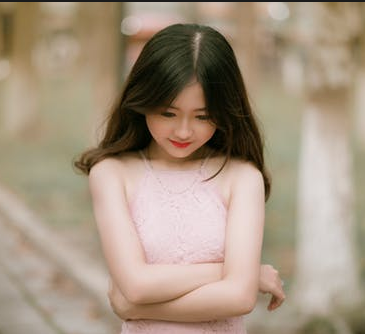
//> input picture opencv/learnOpencv/images/test.png, 365 x 334 px
$ ./032-Robert算子与Prewitt算子   (built with g++ and OpenCV 4)
//> lines starting //> are read from the running program, lines starting //| are printed output that depends on the picture
#include <iostream>
#include <opencv2/opencv.hpp>

using namespace std;
using namespace cv;

/*
 * Robert算子与Prewitt算子
 */
int main() {
    Mat src = imread("../images/test.png");
//> src is the input picture: 334 rows x 365 cols, CV_8UC3; mean B, G, R 128.5, 147.9, 165.4
    if (src.empty()) {
        cout << "could not load image.." << endl;
    }
    imshow("input", src);

    // Robert算子
    Mat robert_x = (Mat_<int>(2, 2) << 1, 0, 0, -1);
    Mat robert_y = (Mat_<int>(2, 2) << 0, -1, 1, 0);
    Mat robert_grad_x, robert_grad_y, robert_grad;
    filter2D(src, robert_grad_x, CV_16S, robert_x);
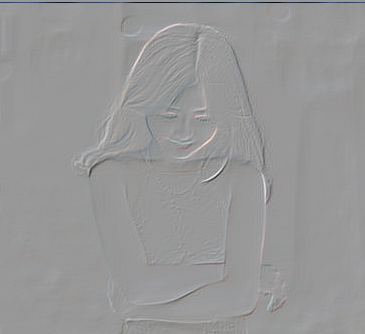
//> robert_grad_x: 334 rows x 365 cols, CV_16SC3; mean B, G, R -0.3, -0.3, -0.4; drawn with min black and max white
    filter2D(src, robert_grad_y, CV_16S, robert_y);
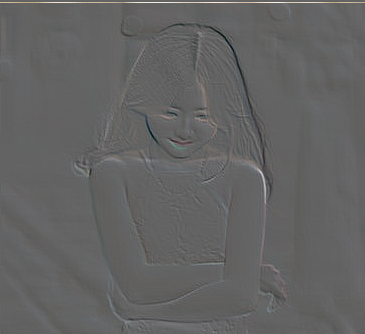
//> robert_grad_y: 334 rows x 365 cols, CV_16SC3; mean B, G, R 0.3, 0.4, 0.4; drawn with min black and max white
    convertScaleAbs(robert_grad_x, robert_grad_x);
//> robert_grad_x: 334 rows x 365 cols, CV_8UC3
    convertScaleAbs(robert_grad_y, robert_grad_y);
//> robert_grad_y: 334 rows x 365 cols, CV_8UC3
    add(robert_grad_x, robert_grad_y, robert_grad);
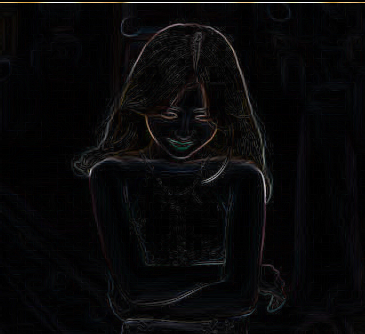
//> robert_grad: 334 rows x 365 cols, CV_8UC3; mean B, G, R 8.4, 7.7, 8
    convertScaleAbs(robert_grad, robert_grad);
    imshow("robert_grad_x", robert_grad_x);
    imshow("robert_grad_y", robert_grad_y);
    imshow("robert_grad", robert_grad);

    // 定义Prewitt算子
    Mat prewitt_x = (Mat_<char>(3, 3) << -1, 0, 1,
            -1, 0, 1,
            -1, 0, 1);
    Mat prewitt_y = (Mat_<char>(3, 3) << -1, -1, -1,
            0, 0, 0,
            1, 1, 1);
    Mat prewitt_grad_x, prewitt_grad_y, prewitt_grad;
    filter2D(src, prewitt_grad_x, CV_32F, prewitt_x);
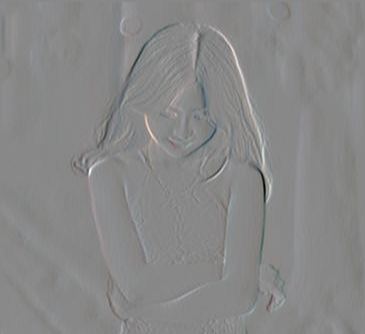
//> prewitt_grad_x: 334 rows x 365 cols, CV_32FC3; mean B, G, R -0.1, 0, -0.1; drawn with min black and max white
    filter2D(src, prewitt_grad_y, CV_32F, prewitt_y);
    convertScaleAbs(prewitt_grad_x, prewitt_grad_x);
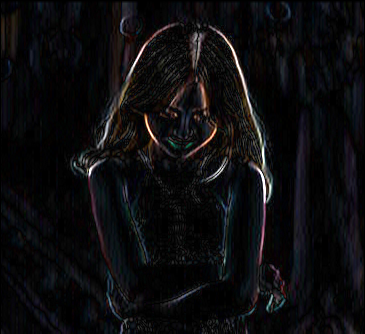
//> prewitt_grad_x: 334 rows x 365 cols, CV_8UC3; mean B, G, R 14.3, 12.7, 13.2
    convertScaleAbs(prewitt_grad_y, prewitt_grad_y);
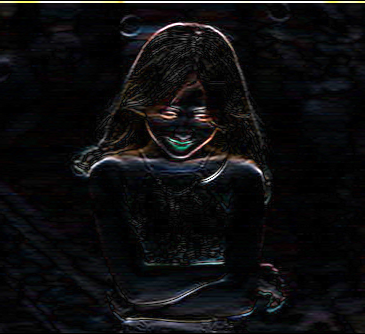
//> prewitt_grad_y: 334 rows x 365 cols, CV_8UC3; mean B, G, R 14.9, 13.6, 13.7
    add(prewitt_grad_x, prewitt_grad_y, prewitt_grad);
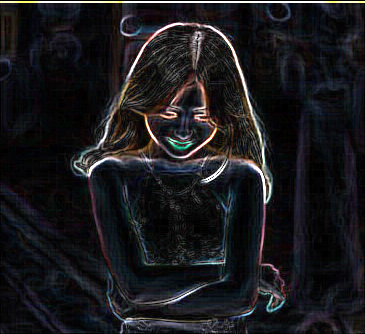
//> prewitt_grad: 334 rows x 365 cols, CV_8UC3; mean B, G, R 28.8, 25.9, 26.5
    convertScaleAbs(prewitt_grad, prewitt_grad);
    imshow("prewitt_grad_x", prewitt_grad_x);
    imshow("prewitt_grad_y", prewitt_grad_y);
    imshow("prewitt_grad", prewitt_grad);

    waitKey(0);
    return 0;
}

$ run again, with opencv/learnOpencv/images/basketball1.png copied over opencv/learnOpencv/images/test.png
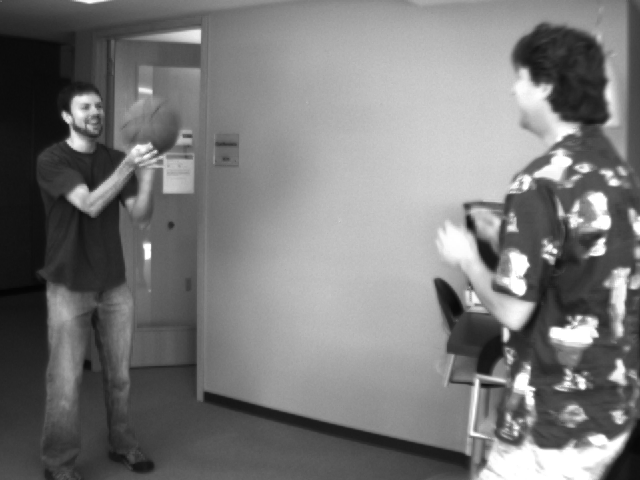
//> input picture opencv/learnOpencv/images/basketball1.png, 640 x 480 px
//> src is the input picture: 480 rows x 640 cols, CV_8UC3; min 4, max 255, mean 120.3
//> `filter2D(src, robert_grad_y, CV_16S, robert_y);`:
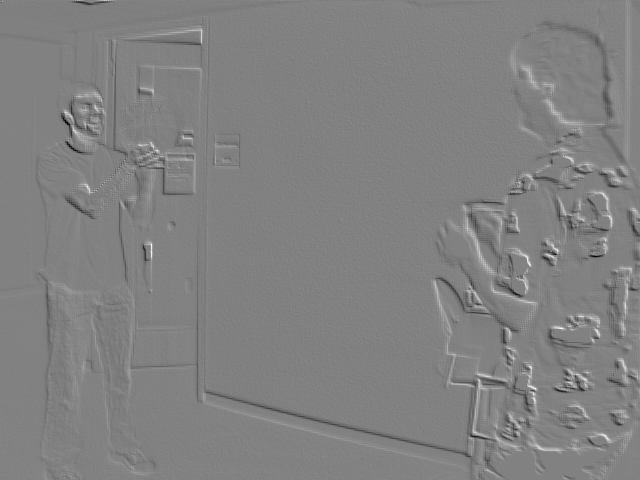
//> robert_grad_y: 480 rows x 640 cols, CV_16SC3; min -131, max 127, mean -0.1; drawn with min black and max white
//> `add(prewitt_grad_x, prewitt_grad_y, prewitt_grad);`:
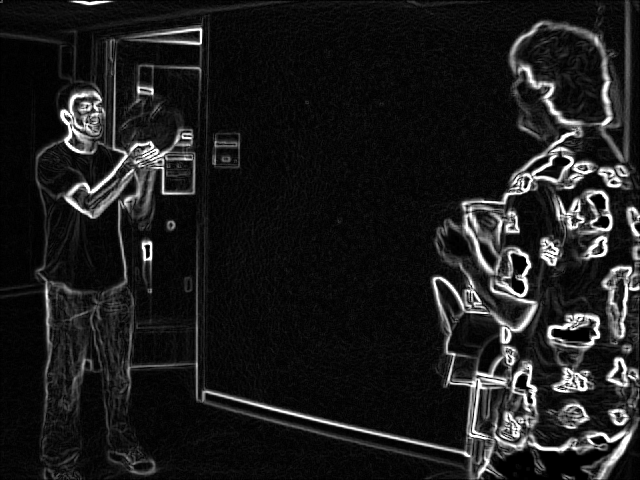
//> prewitt_grad: 480 rows x 640 cols, CV_8UC3; min 0, max 255, mean 28.7
